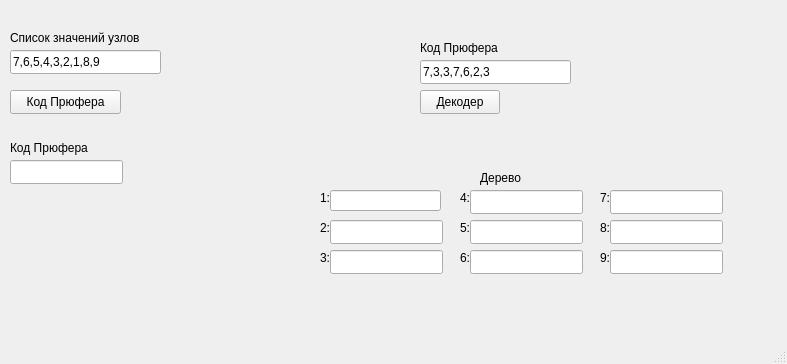
<?xml version="1.0" encoding="UTF-8"?>
<ui version="4.0">
 <class>MainWindow</class>
 <widget class="QMainWindow" name="MainWindow">
  <property name="geometry">
   <rect>
    <x>0</x>
    <y>0</y>
    <width>787</width>
    <height>364</height>
   </rect>
  </property>
  <property name="windowTitle">
   <string>Код Прюфера</string>
  </property>
  <widget class="QWidget" name="centralwidget">
   <widget class="QPushButton" name="pushButton">
    <property name="geometry">
     <rect>
      <x>10</x>
      <y>90</y>
      <width>111</width>
      <height>24</height>
     </rect>
    </property>
    <property name="text">
     <string>Код Прюфера</string>
    </property>
   </widget>
   <widget class="QLineEdit" name="lineEdit">
    <property name="geometry">
     <rect>
      <x>10</x>
      <y>50</y>
      <width>151</width>
      <height>24</height>
     </rect>
    </property>
    <property name="text">
     <string>7,6,5,4,3,2,1,8,9</string>
    </property>
   </widget>
   <widget class="QLineEdit" name="lineEdit_2">
    <property name="geometry">
     <rect>
      <x>10</x>
      <y>160</y>
      <width>113</width>
      <height>24</height>
     </rect>
    </property>
   </widget>
   <widget class="QLabel" name="label">
    <property name="geometry">
     <rect>
      <x>10</x>
      <y>30</y>
      <width>141</width>
      <height>16</height>
     </rect>
    </property>
    <property name="text">
     <string>Список значений узлов</string>
    </property>
   </widget>
   <widget class="QLabel" name="label_2">
    <property name="geometry">
     <rect>
      <x>10</x>
      <y>140</y>
      <width>91</width>
      <height>16</height>
     </rect>
    </property>
    <property name="text">
     <string>Код Прюфера</string>
    </property>
   </widget>
   <widget class="QPushButton" name="pushButton_2">
    <property name="geometry">
     <rect>
      <x>420</x>
      <y>90</y>
      <width>80</width>
      <height>24</height>
     </rect>
    </property>
    <property name="text">
     <string>Декодер</string>
    </property>
   </widget>
   <widget class="QLineEdit" name="lineEdit_3">
    <property name="geometry">
     <rect>
      <x>420</x>
      <y>60</y>
      <width>151</width>
      <height>24</height>
     </rect>
    </property>
    <property name="text">
     <string>7,3,3,7,6,2,3</string>
    </property>
   </widget>
   <widget class="QLineEdit" name="lineEdit_4">
    <property name="geometry">
     <rect>
      <x>330</x>
      <y>190</y>
      <width>111</width>
      <height>21</height>
     </rect>
    </property>
   </widget>
   <widget class="QLabel" name="label_3">
    <property name="geometry">
     <rect>
      <x>420</x>
      <y>40</y>
      <width>91</width>
      <height>16</height>
     </rect>
    </property>
    <property name="text">
     <string>Код Прюфера</string>
    </property>
   </widget>
   <widget class="QLabel" name="label_4">
    <property name="geometry">
     <rect>
      <x>480</x>
      <y>170</y>
      <width>91</width>
      <height>16</height>
     </rect>
    </property>
    <property name="text">
     <string>Дерево</string>
    </property>
   </widget>
   <widget class="QLineEdit" name="lineEdit_5">
    <property name="geometry">
     <rect>
      <x>330</x>
      <y>220</y>
      <width>113</width>
      <height>24</height>
     </rect>
    </property>
   </widget>
   <widget class="QLineEdit" name="lineEdit_6">
    <property name="geometry">
     <rect>
      <x>330</x>
      <y>250</y>
      <width>113</width>
      <height>24</height>
     </rect>
    </property>
   </widget>
   <widget class="QLineEdit" name="lineEdit_7">
    <property name="geometry">
     <rect>
      <x>470</x>
      <y>190</y>
      <width>113</width>
      <height>24</height>
     </rect>
    </property>
   </widget>
   <widget class="QLineEdit" name="lineEdit_8">
    <property name="geometry">
     <rect>
      <x>470</x>
      <y>220</y>
      <width>113</width>
      <height>24</height>
     </rect>
    </property>
   </widget>
   <widget class="QLineEdit" name="lineEdit_9">
    <property name="geometry">
     <rect>
      <x>470</x>
      <y>250</y>
      <width>113</width>
      <height>24</height>
     </rect>
    </property>
   </widget>
   <widget class="QLineEdit" name="lineEdit_10">
    <property name="geometry">
     <rect>
      <x>610</x>
      <y>190</y>
      <width>113</width>
      <height>24</height>
     </rect>
    </property>
   </widget>
   <widget class="QLineEdit" name="lineEdit_11">
    <property name="geometry">
     <rect>
      <x>1010</x>
      <y>440</y>
      <width>113</width>
      <height>24</height>
     </rect>
    </property>
   </widget>
   <widget class="QLineEdit" name="lineEdit_12">
    <property name="geometry">
     <rect>
      <x>610</x>
      <y>220</y>
      <width>113</width>
      <height>24</height>
     </rect>
    </property>
   </widget>
   <widget class="QLineEdit" name="lineEdit_13">
    <property name="geometry">
     <rect>
      <x>610</x>
      <y>250</y>
      <width>113</width>
      <height>24</height>
     </rect>
    </property>
   </widget>
   <widget class="QLabel" name="label_5">
    <property name="geometry">
     <rect>
      <x>320</x>
      <y>190</y>
      <width>49</width>
      <height>16</height>
     </rect>
    </property>
    <property name="text">
     <string>1:</string>
    </property>
   </widget>
   <widget class="QLabel" name="label_6">
    <property name="geometry">
     <rect>
      <x>320</x>
      <y>220</y>
      <width>49</width>
      <height>16</height>
     </rect>
    </property>
    <property name="text">
     <string>2:</string>
    </property>
   </widget>
   <widget class="QLabel" name="label_7">
    <property name="geometry">
     <rect>
      <x>320</x>
      <y>250</y>
      <width>49</width>
      <height>16</height>
     </rect>
    </property>
    <property name="text">
     <string>3:</string>
    </property>
   </widget>
   <widget class="QLabel" name="label_8">
    <property name="geometry">
     <rect>
      <x>460</x>
      <y>190</y>
      <width>49</width>
      <height>16</height>
     </rect>
    </property>
    <property name="text">
     <string>4:</string>
    </property>
   </widget>
   <widget class="QLabel" name="label_9">
    <property name="geometry">
     <rect>
      <x>460</x>
      <y>220</y>
      <width>49</width>
      <height>16</height>
     </rect>
    </property>
    <property name="text">
     <string>5:</string>
    </property>
   </widget>
   <widget class="QLabel" name="label_10">
    <property name="geometry">
     <rect>
      <x>460</x>
      <y>250</y>
      <width>49</width>
      <height>16</height>
     </rect>
    </property>
    <property name="text">
     <string>6:</string>
    </property>
   </widget>
   <widget class="QLabel" name="label_11">
    <property name="geometry">
     <rect>
      <x>600</x>
      <y>190</y>
      <width>49</width>
      <height>16</height>
     </rect>
    </property>
    <property name="text">
     <string>7:</string>
    </property>
   </widget>
   <widget class="QLabel" name="label_12">
    <property name="geometry">
     <rect>
      <x>600</x>
      <y>220</y>
      <width>49</width>
      <height>16</height>
     </rect>
    </property>
    <property name="text">
     <string>8:</string>
    </property>
   </widget>
   <widget class="QLabel" name="label_13">
    <property name="geometry">
     <rect>
      <x>600</x>
      <y>250</y>
      <width>49</width>
      <height>16</height>
     </rect>
    </property>
    <property name="text">
     <string>9:</string>
    </property>
   </widget>
  </widget>
  <widget class="QMenuBar" name="menubar">
   <property name="geometry">
    <rect>
     <x>0</x>
     <y>0</y>
     <width>787</width>
     <height>21</height>
    </rect>
   </property>
  </widget>
  <widget class="QStatusBar" name="statusbar"/>
 </widget>
 <resources/>
 <connections/>
</ui>
